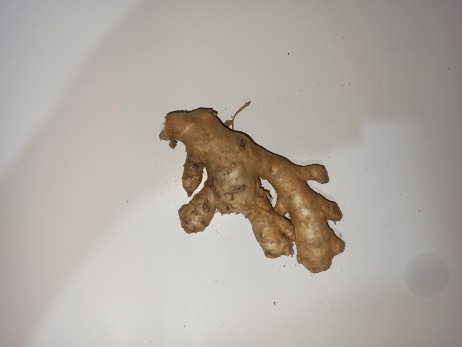
#> input picture images/jahe.jpg, 462 x 347 px
$ python label-image-regions.py
#> lines starting #> are read from the running program, lines starting #| are printed output that depends on the picture; after the words box and inside, x2 and y2 are one past the last pixel; in counts of white or black regions, pixels touching at a corner belong together; long printed decimals are rounded
import matplotlib.pyplot as plt
import numpy as np
import cv2

from skimage import io
from skimage.filters import threshold_otsu
from skimage.segmentation import clear_border
from skimage.measure import label, regionprops
from skimage.morphology import closing, disk
from skimage.color import label2rgb

image = io.imread("images/jahe.jpg", as_gray=True)
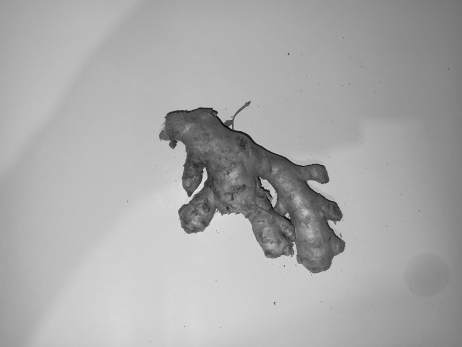
#> image: shape (347, 462) float64; min 0.0433, max 0.899, mean 0.666

# apply threshold
thresh = threshold_otsu(image)
#> thresh = 0.6
bw = closing(image > thresh, disk(3))
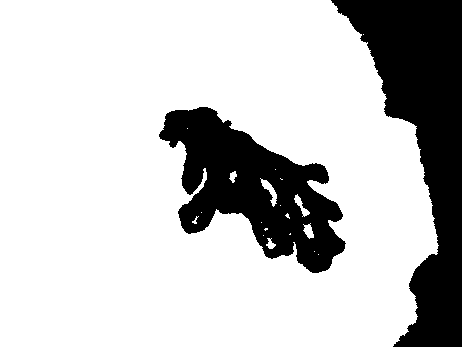
#> bw: shape (347, 462) bool; 77.8% white; 2 black regions, box (x1, y1, x2, y2) and area: (331, 0, 462, 347) 20507, (159, 107, 346, 273) 15128
bw = np.bitwise_not(bw)
cleared = clear_border(bw)
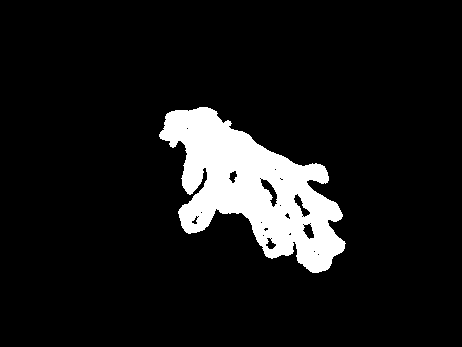
#> cleared: shape (347, 462) bool; 9.4% white; 1 white region, box (x1, y1, x2, y2) and area: (159, 107, 346, 273) 15128
label_image = label(cleared)
image_label_overlay = label2rgb(label_image, image=image, bg_label=0)
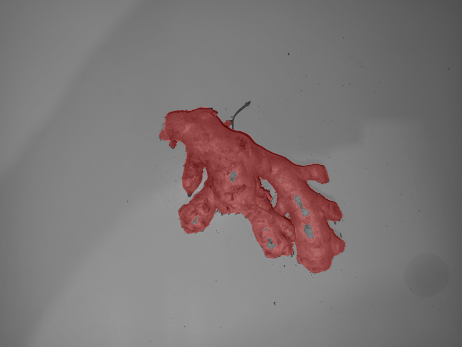
#> image_label_overlay: shape (347, 462, 3) float64; mean R, G, B 0.495, 0.466, 0.466
for region in regionprops(label_image):
    print("Area: ", region.area)
    print("Perimeter: ", region.perimeter)
#> this loop made 1 pass
#| Area:  15128.0
#| Perimeter:  1280.219

fig, ax = plt.subplots(figsize=(10, 6))
ax.imshow(image_label_overlay)


ax.set_axis_off()
plt.tight_layout()
plt.show()
